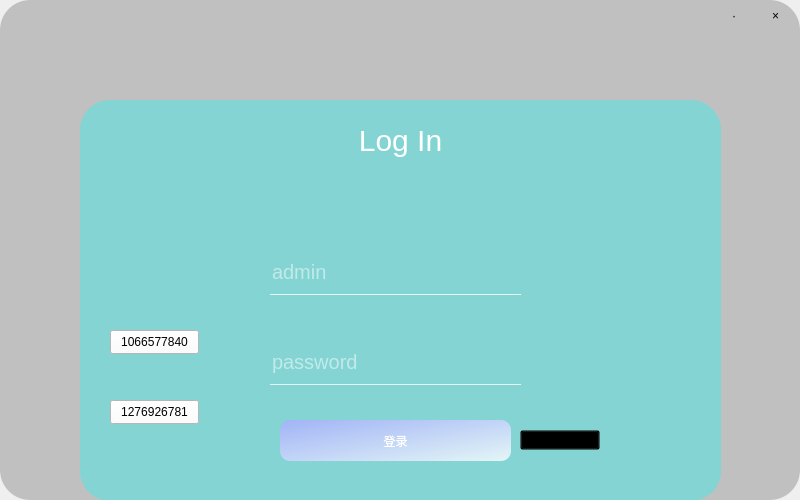
<?xml version="1.0" encoding="UTF-8"?>
<ui version="4.0">
 <class>LoginDlg</class>
 <widget class="QWidget" name="LoginDlg">
  <property name="geometry">
   <rect>
    <x>0</x>
    <y>0</y>
    <width>800</width>
    <height>500</height>
   </rect>
  </property>
  <property name="minimumSize">
   <size>
    <width>800</width>
    <height>500</height>
   </size>
  </property>
  <property name="maximumSize">
   <size>
    <width>800</width>
    <height>500</height>
   </size>
  </property>
  <property name="windowTitle">
   <string>LoginDlg</string>
  </property>
  <widget class="QFrame" name="frame_background">
   <property name="geometry">
    <rect>
     <x>0</x>
     <y>0</y>
     <width>800</width>
     <height>500</height>
    </rect>
   </property>
   <property name="minimumSize">
    <size>
     <width>800</width>
     <height>500</height>
    </size>
   </property>
   <property name="maximumSize">
    <size>
     <width>800</width>
     <height>500</height>
    </size>
   </property>
   <property name="styleSheet">
    <string notr="true">*{
	background-color: rgb(255, 255, 255);
}


#frame_background{
	border-image: url(:/imageSource/back.jpg);
	border-radius:30px;
}
#frame_transparent{
	background-color: rgba(140, 140, 140, 140);
	border-radius:30px;
}
#frame_login{
	background-color: rgba(0, 255, 255, 80);
	border-radius:30px;
}
#label_login{
	background:transparent;
	color: rgb(255, 255, 255);
	font:30px;
}
QLineEdit{
	border:none;
	background:transparent;
	border-bottom:1px solid rgba(255, 255, 255, 200);
	color: rgb(255, 255, 255);
	font:20px;
}
QLineEdit:focus{
	border:none;
	background:transparent;
	border-bottom:1px solid rgba(255, 255, 255, 200);
	color: rgb(0, 0, 0);
	font:20px;
}
#but_login{
	color: rgb(255, 255, 255);
	border-radius:10px;
	background-color: qlineargradient(spread:pad, x1:0, y1:0, x2:1, y2:1, stop:0 rgba(170, 170, 255, 200), stop:1 rgba(255, 255, 255, 200));
}
#but_login:pressed{
	color: rgb(255, 255, 255);
	border-radius:10px;
	background-color: qlineargradient(spread:pad, x1:0, y1:0, x2:1, y2:1, stop:0 rgba(170, 170, 255, 200), stop:1 rgba(255, 255, 255, 200));
	padding-top:5px;
	padding-left:5px;
}
QToolButton{
	background:transparent;
	border:none;
}
QToolButton:hover{
	background:transparent;
	border:none;
	background-color: qlineargradient(spread:pad, x1:0, y1:0, x2:1, y2:1, stop:0 rgba(255, 0, 0, 200), stop:1 rgba(255, 255, 255, 255));

}
#label_tip{
	background:transparent;
	color: rgb(255, 0, 0);
}
#tbut_show{
	background:transparent;
}
#tbut_show::indicator{
	width:40px;
	height:40px;
}

#tbut_show::indicator:unchecked:hover{
	border-image: url(:/imageSource/hide_default.png);
	background:transparent;
}
#tbut_show::indicator:unchecked{
	border-image: url(:/imageSource/hide_hover.png);
	background:transparent;
}

#tbut_show::indicator:checked{
	border-image: url(:/imageSource/show_default.png);
	background:transparent;
}
#tbut_show::indicator:checked:hover{
	border-image: url(:/imageSource/show_hover.png);
	background:transparent;
}
</string>
   </property>
   <property name="frameShape">
    <enum>QFrame::StyledPanel</enum>
   </property>
   <property name="frameShadow">
    <enum>QFrame::Raised</enum>
   </property>
   <widget class="QFrame" name="frame_transparent">
    <property name="geometry">
     <rect>
      <x>0</x>
      <y>0</y>
      <width>800</width>
      <height>500</height>
     </rect>
    </property>
    <property name="minimumSize">
     <size>
      <width>800</width>
      <height>500</height>
     </size>
    </property>
    <property name="maximumSize">
     <size>
      <width>800</width>
      <height>500</height>
     </size>
    </property>
    <property name="frameShape">
     <enum>QFrame::StyledPanel</enum>
    </property>
    <property name="frameShadow">
     <enum>QFrame::Raised</enum>
    </property>
    <widget class="QFrame" name="frame_login">
     <property name="geometry">
      <rect>
       <x>80</x>
       <y>100</y>
       <width>641</width>
       <height>401</height>
      </rect>
     </property>
     <property name="frameShape">
      <enum>QFrame::StyledPanel</enum>
     </property>
     <property name="frameShadow">
      <enum>QFrame::Raised</enum>
     </property>
     <widget class="QLabel" name="label_login">
      <property name="geometry">
       <rect>
        <x>270</x>
        <y>20</y>
        <width>101</width>
        <height>41</height>
       </rect>
      </property>
      <property name="text">
       <string>Log In</string>
      </property>
      <property name="alignment">
       <set>Qt::AlignCenter</set>
      </property>
     </widget>
     <widget class="QLineEdit" name="lineEdit_admin">
      <property name="geometry">
       <rect>
        <x>190</x>
        <y>150</y>
        <width>251</width>
        <height>45</height>
       </rect>
      </property>
      <property name="minimumSize">
       <size>
        <width>0</width>
        <height>45</height>
       </size>
      </property>
      <property name="maximumSize">
       <size>
        <width>16777215</width>
        <height>45</height>
       </size>
      </property>
      <property name="placeholderText">
       <string>admin</string>
      </property>
     </widget>
     <widget class="QLineEdit" name="lineEdit_password">
      <property name="geometry">
       <rect>
        <x>190</x>
        <y>240</y>
        <width>251</width>
        <height>45</height>
       </rect>
      </property>
      <property name="minimumSize">
       <size>
        <width>0</width>
        <height>45</height>
       </size>
      </property>
      <property name="maximumSize">
       <size>
        <width>16777215</width>
        <height>45</height>
       </size>
      </property>
      <property name="echoMode">
       <enum>QLineEdit::Password</enum>
      </property>
      <property name="placeholderText">
       <string>password</string>
      </property>
     </widget>
     <widget class="QPushButton" name="but_login">
      <property name="geometry">
       <rect>
        <x>200</x>
        <y>320</y>
        <width>231</width>
        <height>41</height>
       </rect>
      </property>
      <property name="cursor">
       <cursorShape>PointingHandCursor</cursorShape>
      </property>
      <property name="text">
       <string>登录</string>
      </property>
     </widget>
     <widget class="QLabel" name="label_tip">
      <property name="geometry">
       <rect>
        <x>200</x>
        <y>370</y>
        <width>231</width>
        <height>21</height>
       </rect>
      </property>
      <property name="text">
       <string/>
      </property>
      <property name="alignment">
       <set>Qt::AlignCenter</set>
      </property>
     </widget>
     <widget class="QCheckBox" name="tbut_show">
      <property name="geometry">
       <rect>
        <x>410</x>
        <y>250</y>
        <width>51</width>
        <height>41</height>
       </rect>
      </property>
      <property name="minimumSize">
       <size>
        <width>0</width>
        <height>30</height>
       </size>
      </property>
      <property name="cursor">
       <cursorShape>PointingHandCursor</cursorShape>
      </property>
      <property name="text">
       <string/>
      </property>
     </widget>
     <widget class="QPushButton" name="pushButton">
      <property name="geometry">
       <rect>
        <x>30</x>
        <y>230</y>
        <width>89</width>
        <height>24</height>
       </rect>
      </property>
      <property name="text">
       <string>1066577840</string>
      </property>
     </widget>
     <widget class="QPushButton" name="pushButton_2">
      <property name="geometry">
       <rect>
        <x>30</x>
        <y>300</y>
        <width>89</width>
        <height>24</height>
       </rect>
      </property>
      <property name="text">
       <string>1276926781</string>
      </property>
     </widget>
     <widget class="QPushButton" name="but_register">
      <property name="geometry">
       <rect>
        <x>440</x>
        <y>330</y>
        <width>80</width>
        <height>20</height>
       </rect>
      </property>
      <property name="cursor">
       <cursorShape>PointingHandCursor</cursorShape>
      </property>
      <property name="styleSheet">
       <string notr="true">#but_register{
	background:transparent;
}
#but_register:hover{
	background:transparent;
	color: rgb(85, 0, 255);
}
#but_register:pressed{
	background:transparent;
	color: rgb(85, 0, 255);
	padding-top:5px;
	padding-left:5px;
}
</string>
      </property>
      <property name="text">
       <string>注册账号</string>
      </property>
     </widget>
    </widget>
    <widget class="QToolButton" name="tbut_close">
     <property name="geometry">
      <rect>
       <x>750</x>
       <y>0</y>
       <width>51</width>
       <height>31</height>
      </rect>
     </property>
     <property name="text">
      <string>×</string>
     </property>
    </widget>
    <widget class="QToolButton" name="tbut_mini">
     <property name="geometry">
      <rect>
       <x>710</x>
       <y>0</y>
       <width>48</width>
       <height>31</height>
      </rect>
     </property>
     <property name="text">
      <string>·</string>
     </property>
    </widget>
   </widget>
  </widget>
 </widget>
 <resources/>
 <connections/>
</ui>
